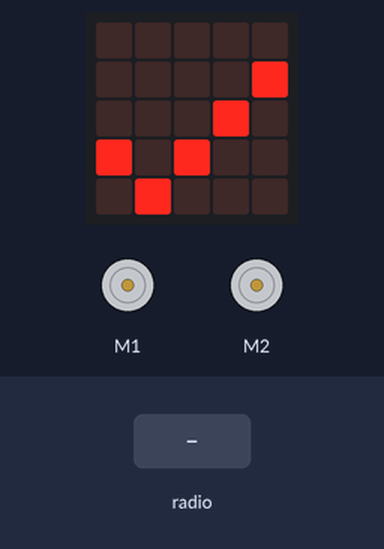
Bench run of a program on a simulated BBC micro:bit (MakeCode). On the bench: the board's 5×5 LED display, 2 × DC motor (green arrow = forward, orange = backward, longer = faster). Inputs (shaded band) come from the test bench.

Above: at 1.8 s.
1.9 s: radio message "1" arrives
At 3.1 s:
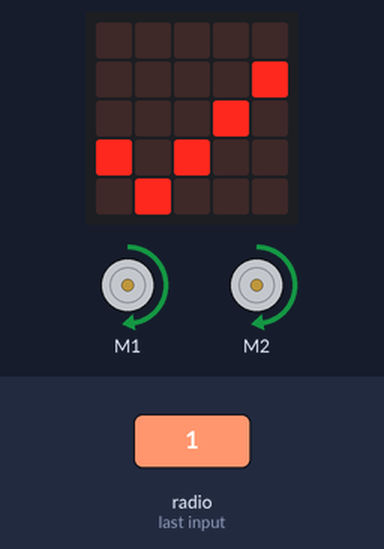
3.4 s: radio message "1" arrives
At 4.6 s:
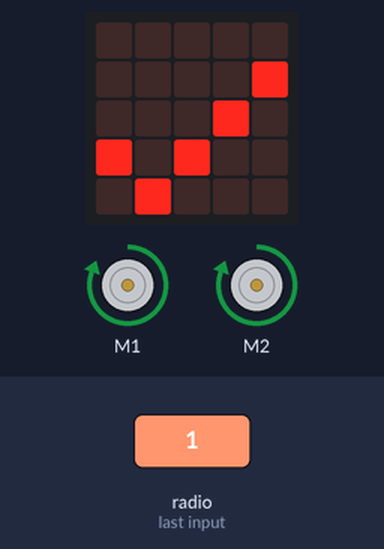
4.9 s: radio message "0" arrives
At 5.4 s:
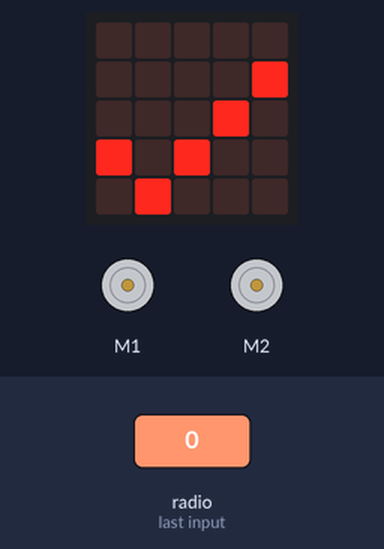
Timing chart, 0 to 7.9 s (numbered marks = the images above; inputs shaded):
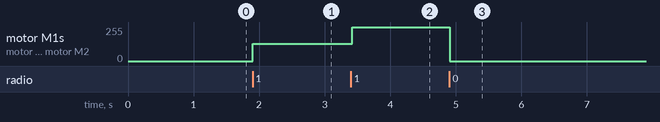

Measured:
- after the input at 1.9 s, motor M1, motor M2: stopped → forward 128/255 at once
- after the input at 3.4 s, motor M1, motor M2: forward 128/255 → forward 255/255 at once
- after the input at 4.9 s, motor M1, motor M2: forward 255/255 → stopped at once

The program:

main.ts
```typescript
radio.onReceivedNumber(function (receivedNumber) {
    Vitesse += vitesse_increment
    direction_moteur = receivedNumber
})
let direction_moteur = 0
let Vitesse = 0
let vitesse_increment = 0
radio.setGroup(1)
vitesse_increment = 50
basic.showIcon(IconNames.Yes)
basic.forever(function () {
    if (direction_moteur == 0) {
        wuKong.stopAllMotor()
    }
    if (direction_moteur == 1) {
        wuKong.setAllMotor(Vitesse, Vitesse)
    }
    if (direction_moteur == 2) {
        wuKong.setAllMotor(0 - Vitesse, 0 - Vitesse)
    }
})
```

test.ts
```typescript
// les tests vont ici ; cela ne sera pas compilé si ce paquet est utilisé en tant qu'extension.
```
